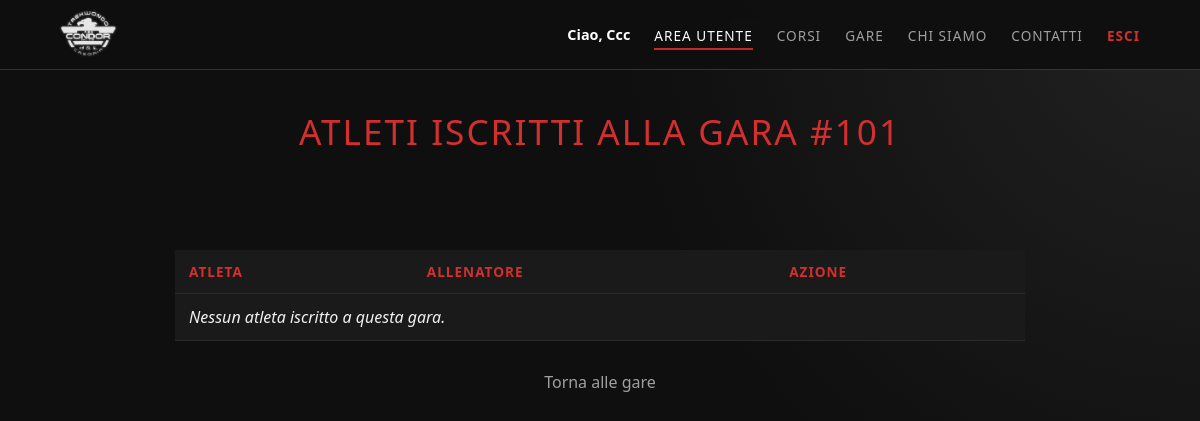
/visualizza_iscritti.php?id_gara=101 (signed in), run on an earlier commit of the app's database.
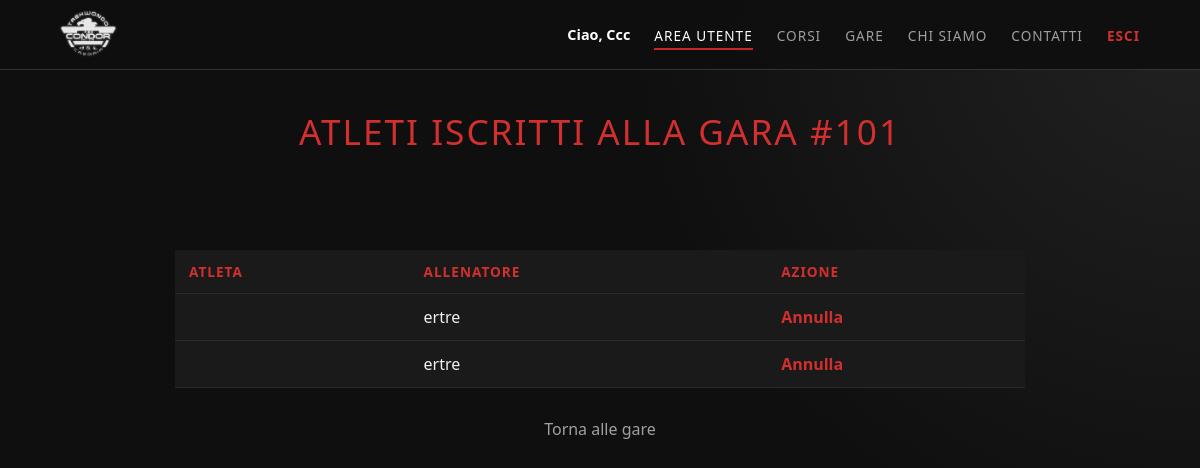
And on a later commit of the database.
### tables this page shows
CREATE TABLE `gara_iscrizioni` (
  `id` int(11) NOT NULL,
  `id_gara` int(11) NOT NULL,
  `numero_tesseramento` varchar(50) NOT NULL,
  `allenatore` varchar(100) DEFAULT NULL,
  `data_iscrizione` timestamp NOT NULL DEFAULT current_timestamp()
);

### utils.php (called while the page is built, shortened)
<?php
function e($valore) {
    return htmlspecialchars((string) $valore, ENT_QUOTES, 'UTF-8');
}
?>

### visualizza_iscritti.php (the view, shortened to what this page needs)
<?php
require_once 'utils.php';
$db = connessioneDb();
$id_gara = (int) ($_GET['id_gara'] ?? 0);
$iscritti = [];
if ($db) {
    $risultato = mysqli_query($db, "SELECT gi.id, a.nome, a.cognome, gi.allenatore FROM gara_iscrizioni gi LEFT JOIN atleti a ON gi.numero_tesseramento = a.numero_tesseramento WHERE gi.id_gara = $id_gara ORDER BY a.cognome ASC, a.nome ASC");
    if ($risultato) {
        while ($riga = mysqli_fetch_assoc($risultato)) {
            $iscritti[] = $riga;
        }
    }
}
?>
<!DOCTYPE html>
<html lang="it">
<head>
    <link rel="stylesheet" href="css/style.css">
</head>
<body>
<?php include 'header.php'; ?>
<main class="page-content column-layout animated-page">
    <header class="corsi-header">
        <h2>Atleti iscritti alla gara #<?php echo e($id_gara); ?></h2>
    </header>
    <section class="gare-container">
        <table class="data-table">
            <thead>
                <tr>
                    <th>Atleta</th>
                    <th>Allenatore</th>
                    <th>Azione</th>
                </tr>
            </thead>
            <tbody>
                <?php if (empty($iscritti)): ?>
                    <tr>
                        <td colspan="3" class="empty-msg">Nessun atleta iscritto a questa gara.</td>
                    </tr>
                <?php else: ?>
                    <?php foreach ($iscritti as $row): ?>
                        <tr>
                            <td><?php echo e(trim($row['cognome'] . ' ' . $row['nome'])); ?></td>
                            <td><?php echo e($row['allenatore']); ?></td>
                            <td>
                                <a href="annulla_iscrizione.php?id=<?php echo e($row['id']); ?>&id_gara=<?php echo e($id_gara); ?>" onclick="return confirm('Vuoi davvero annullare questa iscrizione?')" class="btn-link text-red">Annulla</a>
                            </td>
                        </tr>
                    <?php endforeach; ?>
                <?php endif; ?>
            </tbody>
        </table>
    </section>
    <div class="page-back">
        <a href="gare.php" class="btn-link">Torna alle gare</a>
    </div>
</main>
</body>
</html>

What changed in the data, as far as the page shows it:
added gara_iscrizioni: allenatore "ertre"
added gara_iscrizioni: allenatore "ertre"
Also different on the page:
text no longer shown: "Nessun atleta iscritto a questa gara."
